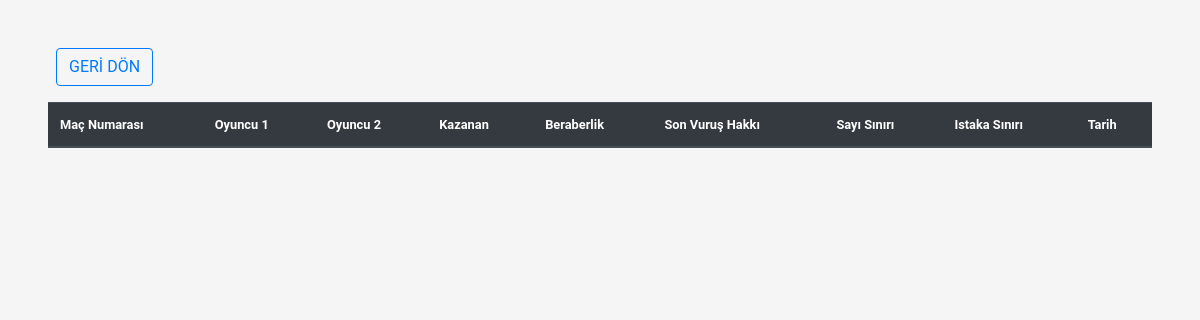
Before: /match/score/ with the older database file.
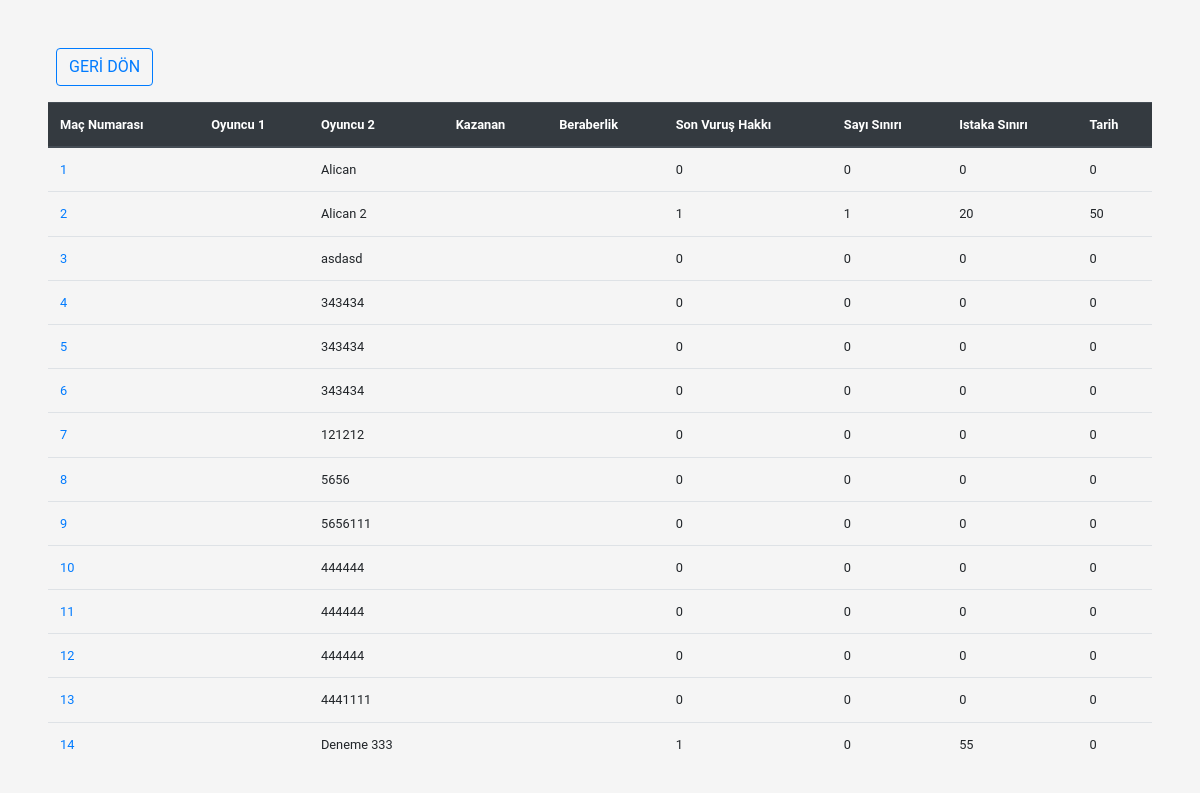
After: the same page with the newer database file.
### match/models.py (models this page shows, shortened)
class Matchs(models.Model):
    status = models.SmallIntegerField(_("Status"))
    player1_name = models.CharField(_("Player 1 Name"), max_length=50)
    player2_name = models.CharField(_("Player 2 Name"), max_length=50)
    player1_id = models.CharField(_("Player 1 ID"), max_length=16, blank=True)
    player2_id = models.CharField(_("Player 2 ID"), max_length=16, blank=True)
    runs = models.TextField(_("Innings"), blank=True)
    seconds = models.TextField(_("Seconds"), blank=True)
    active_run  = models.IntegerField(_("Active Run"))
    allow_draw = models.SmallIntegerField(_("Allow Drawn"))
    last_shoot = models.SmallIntegerField(_("Last Shoot"))
    score_limit = models.SmallIntegerField(_("Score Limit"))
    inning_limit = models.SmallIntegerField(_("Inning Limit"))
    timeout_limit = models.SmallIntegerField(_("Timeout Limit"))
    player1_timeout = models.SmallIntegerField(_("Player 1 Timeout"))
    player2_timeout = models.SmallIntegerField(_("Player 2 Timeout"))
    player1_timeavg = models.DecimalField(_("Player 1 Timeavg"), max_digits=6, decimal_places=3, default=Decimal('0.000'))
    player2_timeavg = models.DecimalField(_("Player 2 Timeavg"), max_digits=6, decimal_places=3, default=Decimal('0.000'))
    positions_switched = models.SmallIntegerField(_("Positions Switched"))
    color_switched = models.SmallIntegerField(_("Color Switched"))
    theme_color = models.CharField(_("Theme Color"), max_length=12)
    time_force = models.SmallIntegerField(_("Time Force"))
    tour_name = models.CharField(_("Tour Name"), max_length=100, blank=True)
    group_name = models.CharField(_("Group Name"), max_length=100, blank=True)
    class Meta:
        verbose_name = _("Match")
        verbose_name_plural = _("s")

### match/views.py (the view)
# urls.py: path('score/', score_view, name="score"),
def score_view(request):
    scores = Matchs.objects.all()
    context = {
        'scores': scores,
    }
    return render(request, 'match/score.html', context)

### templates/match/score.html
{% extends 'base.html' %}
{% load  crispy_forms_tags %}
{% block body %}
    <div id="license-index" class="container-fluid pt-5 px-5">
             <div class="row mb-3 ml-2" >
                 <input type="button" class="btn btn-outline-primary btn-k2m" onclick="location.href='{% url 'match:match' %}'" value="GERİ DÖN">
             </div>
          <div class="table-responsive-sm">
            <table id="example" class="table table-hover table-fixed" style="width:100%">
                <thead class="thead-dark">
                    <tr>
                        <th>Maç Numarası</th>
                        <th>Oyuncu 1</th>
                        <th>Oyuncu 2</th>
                        <th>Kazanan</th>
                        <th>Beraberlik</th>
                        <th>Son Vuruş Hakkı</th>
                        <th>Sayı Sınırı</th>
                        <th>Istaka Sınırı</th>
                        <th>Tarih</th>
                    </tr>
                </thead>
                <tbody>
                {% for score in scores %}
                    <tr >
                        <td><a href="{% url 'match:detail' score.id %}">{{ score.id }}</a></td>
                        <td>{{ score.palyer1_name }}</td>
                        <td>{{ score.player2_name }}</td>
                        <td>{{ score.palyer1_name }}</td>
                        <td>{{ score.palyer1_name }}</td>
                        <td>{{ score.allow_draw }}</td>
                        <td>{{ score.last_shoot }}</td>
                        <td>{{ score.score_limit }}</td>
                        <td>{{ score.inning_limit }}</td>
                    </tr>
                 {% endfor %}
                </tbody>
            </table>
          </div>
        </div>
{% endblock %}

Changed rows visible on the page:
added Matchs: id "1", player2_name "Alican", allow_draw "0", last_shoot "0", score_limit "0", inning_limit "0"
added Matchs: id "2", player2_name "Alican 2", allow_draw "1", last_shoot "1", score_limit "20", inning_limit "50"
added Matchs: id "3", player2_name "asdasd", allow_draw "0", last_shoot "0", score_limit "0", inning_limit "0"
added Matchs: id "4", player2_name "343434", allow_draw "0", last_shoot "0", score_limit "0", inning_limit "0"
added Matchs: id "5", player2_name "343434", allow_draw "0", last_shoot "0", score_limit "0", inning_limit "0"
added Matchs: id "6", player2_name "343434", allow_draw "0", last_shoot "0", score_limit "0", inning_limit "0"
added Matchs: id "7", player2_name "121212", allow_draw "0", last_shoot "0", score_limit "0", inning_limit "0"
added Matchs: id "8", player2_name "5656", allow_draw "0", last_shoot "0", score_limit "0", inning_limit "0"
added Matchs: id "9", player2_name "5656111", allow_draw "0", last_shoot "0", score_limit "0", inning_limit "0"
added Matchs: id "10", player2_name "444444", allow_draw "0", last_shoot "0", score_limit "0", inning_limit "0"
added Matchs: id "11", player2_name "444444", allow_draw "0", last_shoot "0", score_limit "0", inning_limit "0"
added Matchs: id "12", player2_name "444444", allow_draw "0", last_shoot "0", score_limit "0", inning_limit "0"
added Matchs: id "13", player2_name "4441111", allow_draw "0", last_shoot "0", score_limit "0", inning_limit "0"
added Matchs: id "14", player2_name "Deneme 333", allow_draw "1", last_shoot "0", score_limit "55", inning_limit "0"
